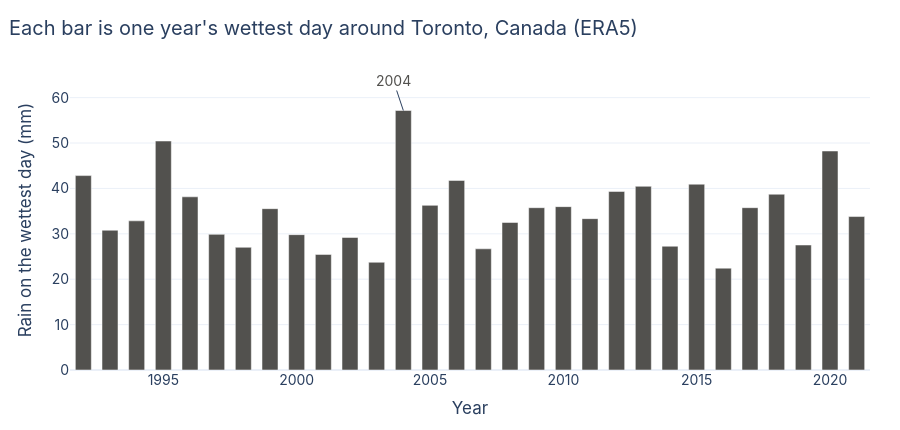

The cell this chart's notebook holds for it:
### Code cell
fig = go.Figure(go.Bar(
    x=annual["year"], y=annual["value"], marker_color=PAST, width=0.6,
    hovertemplate="%{x}: wettest day %{y:.0f} mm<extra></extra>",
))
fig.add_annotation(x=int(wettest["year"]), y=wettest["value"], text=f"{int(wettest['year'])}",
                   showarrow=True, arrowhead=0, ay=-30, font=dict(color=PAST))
layout(fig, f"Each bar is one year's wettest day around {CITY['name']} (ERA5)",
       xaxis_title="Year", yaxis_title="Rain on the wettest day (mm)", showlegend=False)
fig.show()

### Figure 1 — Plotly figure (JSON) as saved in the notebook; plotly's stock layout.template omitted (floating-point values rounded to 4 significant figures)
{"data": [{"hovertemplate": "%{x}: wettest day %{y:.0f} mm<extra></extra>", "marker": {"color": "#52514e"}, "type": "bar", "width": 0.6, "x": [1992, 1993, 1994, 1995, 1996, 1997, 1998, 1999, 2000, 2001, 2002, 2003, 2004, 2005, 2006, 2007, 2008, 2009, 2010, 2011, 2012, 2013, 2014, 2015, 2016, 2017, 2018, 2019, 2020, 2021], "y": [42.83, 30.79, 32.86, 50.44, 38.15, 29.88, 27.03, 35.54, 29.82, 25.46, 29.19, 23.73, 57.17, 36.27, 41.76, 26.7, 32.5, 35.75, 35.99, 33.34, 39.33, 40.47, 27.27, 40.93, 22.43, 35.76, 38.72, 27.54, 48.25, 33.81]}], "layout": {"annotations": [{"arrowhead": 0, "ay": -30, "font": {"color": "#52514e"}, "showarrow": true, "text": "2004", "x": 2004, "y": 57.17}], "font": {"family": "Inter, Helvetica, Arial, sans-serif", "size": 14}, "height": 430, "margin": {"b": 60, "l": 70, "r": 30, "t": 70}, "showlegend": false, "title": {"text": "Each bar is one year's wettest day around Toronto, Canada (ERA5)", "x": 0.01}, "xaxis": {"title": {"text": "Year"}}, "yaxis": {"title": {"text": "Rain on the wettest day (mm)"}}}}
